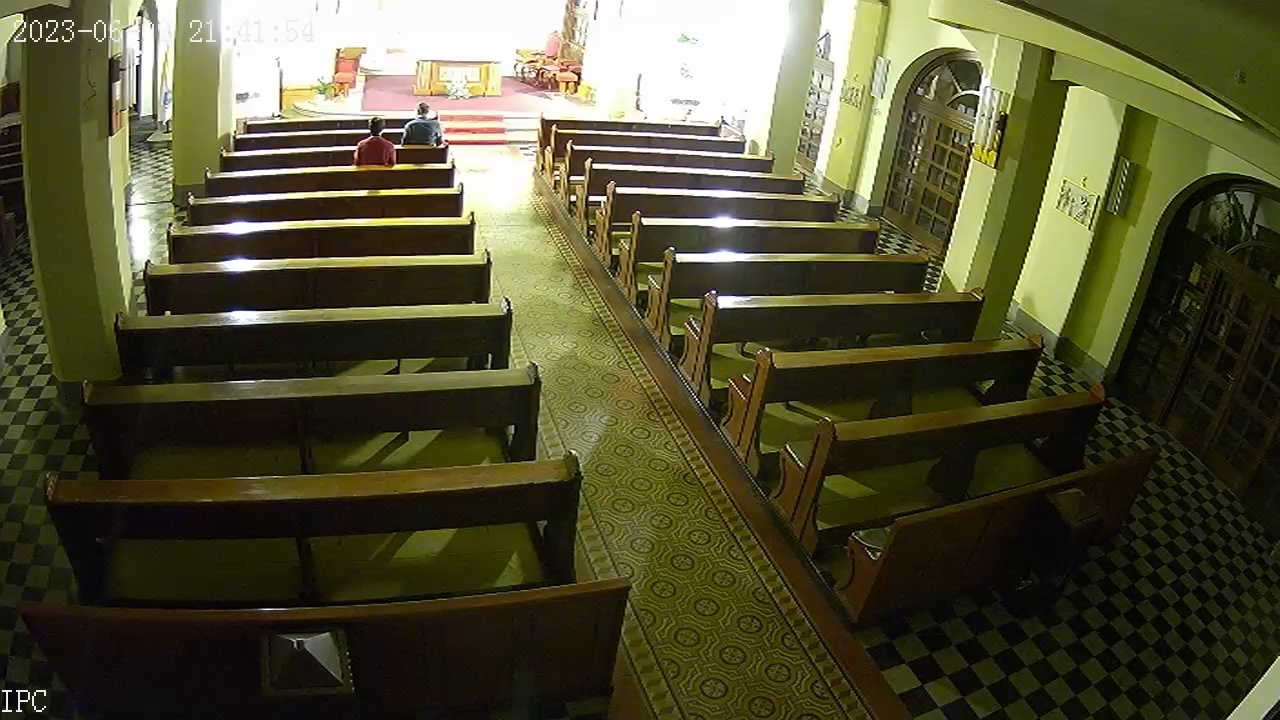
#> input picture detect-with-color-difference/cam1.jpg, 1280 x 720 px, found by its file name
$ python detect.py
#> lines starting #> are read from the running program, lines starting #| are printed output that depends on the picture; long printed decimals are rounded
#> further down, img is the input picture: shape (720, 1280, 3); mean B, G, R 52.4, 80.1, 82.3
import numpy as np
import cv2

def detect_sitting_people(img):
    # Gray scale the image
    img = cv2.cvtColor(img, cv2.COLOR_BGR2GRAY)
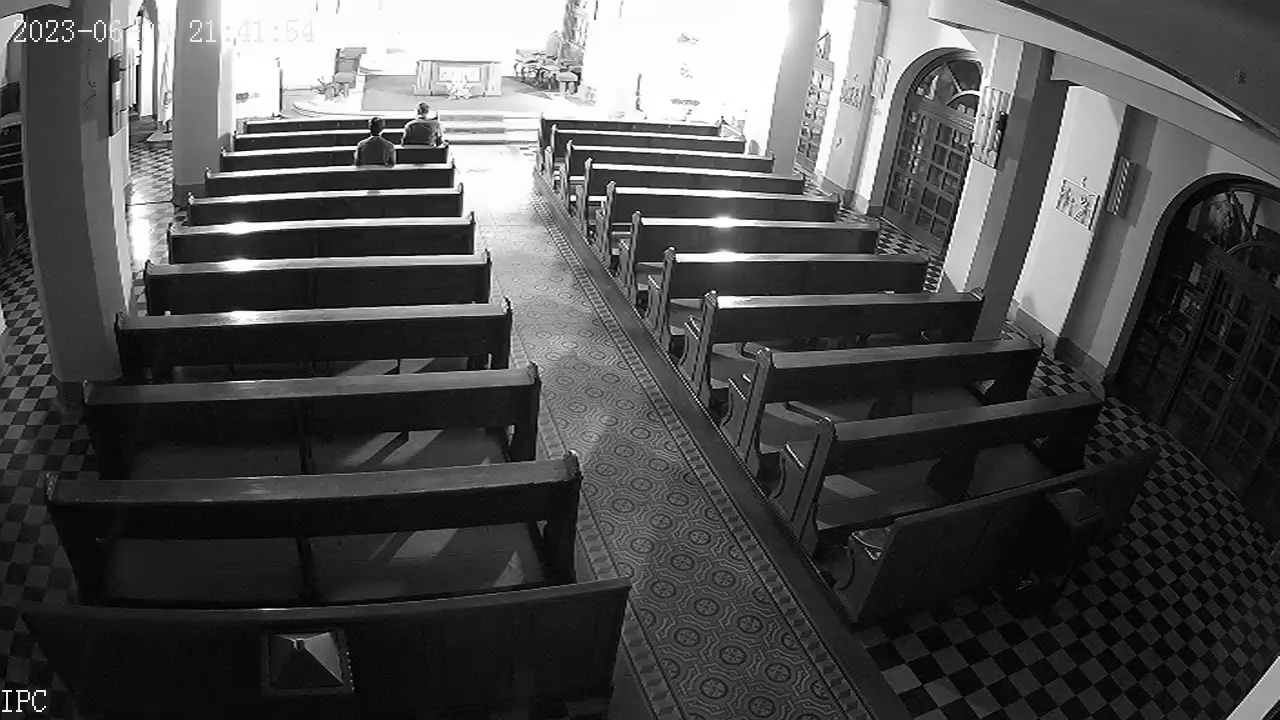
#> img: shape (720, 1280); min 0, max 255, mean 77.6

    # Convert the image into an array
    img = np.array(img)

    # There are sectors, every sector is given by 2 coordinates in a numpy array
    sectors = np.array([ [[250, 124], [432, 128]], [[240, 140], [430, 143]],
                              [[230, 158], [442, 160]], [[215, 180], [448, 185]],
                              [[197, 208], [454, 212]], [[181, 245], [463, 246]],
                              [[159, 288], [476, 289]], [[127, 335], [496, 342]],
                              [[104, 410], [520, 416]], [[65, 504], [551, 514]],
                              [[551, 122], [715, 134]], [[561, 135], [740, 150]],
                              [[577, 155], [770, 169]], [[599, 176], [801, 191]],
                              [[619, 197], [836, 218]], [[643, 229], [874, 251]],
                              [[680, 268], [918, 288]], [[723, 316], [971, 330]],
                              [[779, 380], [1024, 373]], [[838, 449], [1088, 430]]])

    # Create an array for the spreads
    spreads = np.array([])

    # The sectors are in a rectangle shape, calculate how spread is the pixel colors in the rectangle
    for sector in sectors:
        # Get the pixel colors in the sector
        sector_pixels = img[sector[0, 1]:sector[1, 1], sector[0, 0]:sector[1, 0]]

        # Calculate the spread
        spread = np.std(sector_pixels)

        # Add the spread to the spreads array
        spreads = np.append(spreads, spread)
#> this loop made 20 passes
#> (spread, spreads) on passes 1 to 10: (27.74, [27.74]), (32.34, [27.74, 32.34]), (15.94, [27.74, 32.34, 15.94]), (2.45, [27.74, 32.34, 15.94, 2.45]), (4, [27.74, 32.34, 15.94, 2.45, 4]), (4.85, [27.74, 32.34, 15.94, 2.45, 4, 4.85]), (3.6, [27.74, 32.34, 15.94, 2.45, 4, 4.85, 3.6]), (4.76, [27.74, 32.34, 15.94, 2.45, 4, 4.85, 3.6, 4.76]), (4.25, [27.74, 32.34, 15.94, 2.45, 4, 4.85, 3.6, 4.76, 4.25]), (3.48, [27.74, 32.34, 15.94, 2.45, 4, 4.85, 3.6, 4.76, 4.25, 3.48])
#> spread on passes 11 to 16: 69.54, 70.14, 65.99, 53.45, 35.12, 19.07

    # Convert the array back to an RGB image
    img2 = cv2.cvtColor(img, cv2.COLOR_GRAY2BGR)

    # Draw a red rectangle on the image
    for sector in sectors:
        cv2.rectangle(img2, (sector[0, 0], sector[0, 1]), (sector[1, 0], sector[1, 1]), (0, 0, 255), 2)
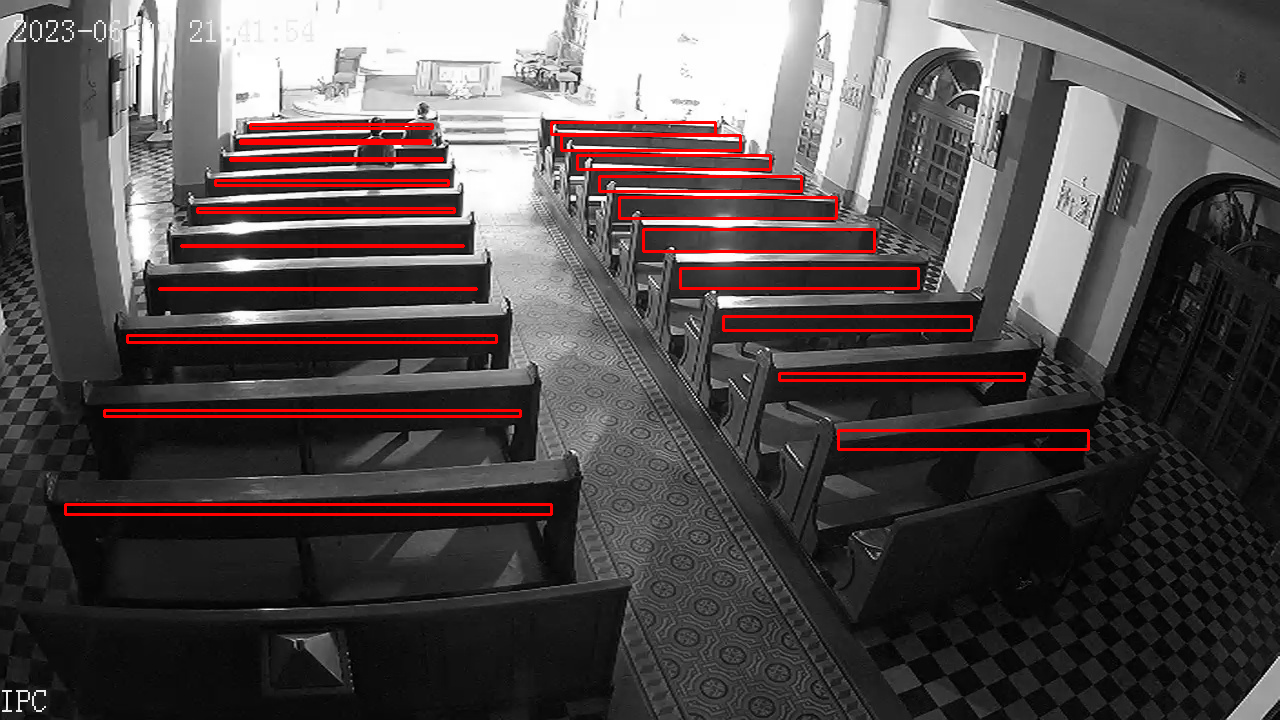
#> img2: shape (720, 1280, 3); mean B, G, R 76, 76, 84.3

    # Show the image
    cv2.imshow('image', img2)

    # Print the spread
    for i in range(len(spreads)):
        print('Spread of sector', i, ':', spreads[i])
#> this loop made 20 passes
#| Spread of sector 0 : 27.740
#| Spread of sector 1 : 32.341
#| Spread of sector 2 : 15.943
#| Spread of sector 3 : 2.451
#| Spread of sector 4 : 3.997
#| Spread of sector 5 : 4.846
#| Spread of sector 6 : 3.597
#| Spread of sector 7 : 4.758
#> (further printed lines are left out)

# Load an image
img = cv2.imread('detect-with-color-difference\cam1.jpg')

# Call the function
detect_sitting_people(img)

# Wait for a key to be pressed to exit
cv2.waitKey(0)

# Close all windows
cv2.destroyAllWindows()
